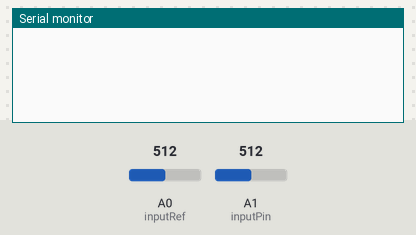
Simulated run of this sketch. Board: Arduino Uno, built with avr-gcc and run on an emulated ATmega328P. Parts: the last lines printed to the serial monitor. Inputs (shaded band) come from the test bench; at power-on: A0 (inputRef) = 512, A1 (inputPin) = 512.

Above: at 3.2 s.
3.3 s: A0 (inputRef) set to 538
At 3.39 s:
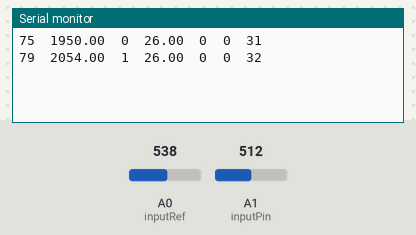
4.8 s: A1 (inputPin) set to 525
At 5.7 s:
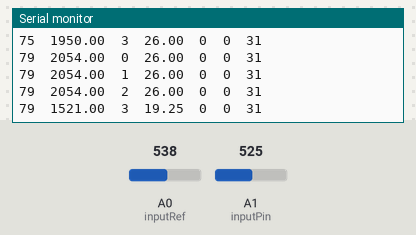
Timing chart, 0 to 7.8 s (numbered marks = the images above; inputs shaded):
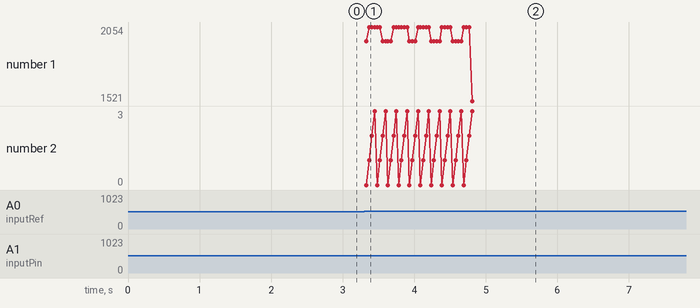

The sketch:

sketch_jan18a.ino
```cpp
int inputRef = A0;
int inputPin = A1;
int V0 = 0;
int V1 = 0;
int Vdiff = 0.0;
boolean check = false;
int sum = 0;
int bitPos = 0;
int bitValue = 0;
int blinkDelay =40;
float vOCmin = 30.0;
int Vthresh = 25;
int time=0;
int denom=0;
float Vdiff_sum=0.0;

void setup()
{
  pinMode(inputPin, INPUT);
  pinMode(inputRef,INPUT);
  Serial.begin(9600);

  V0 = analogRead(A0);
  V1 = analogRead(A1);
  delay(2000);
}

void loop()
{

  if (!check)
  {
    V0 = analogRead(A0);
    V1 = analogRead(A1);

    Vdiff = abs(V1 - V0);
    if (Vdiff > Vthresh)
    {
      check = true;
      time=millis();
    }

}

  if (check)
  {
    if( ( (millis()-time) > (blinkDelay * (bitPos + 1) ) - 3*blinkDelay/4) && ((millis()-time) < (blinkDelay * (bitPos + 1) ) - 1*blinkDelay/4) )
    {
      V0 = analogRead(A0);
      V1 = analogRead(A1);
      Vdiff = abs(V1 - V0) ;
      denom++;
      Vdiff_sum = Vdiff_sum + Vdiff;
    }

    if( ( (millis()-time) >= (blinkDelay * (bitPos + 1) )-1*blinkDelay/4 ) && ( (millis()-time) <= (blinkDelay * (bitPos + 1) ) ) )
    {


      if( (Vdiff_sum/denom) > vOCmin)
      {
        bitValue = 1;
      }
      else
      {
        bitValue = 0;
      }

      Serial.print(denom);
      Serial.print("\t");
      Serial.print(Vdiff_sum);
      Serial.print("\t");
      Serial.print(bitPos);
      Serial.print("\t");
      Serial.print(Vdiff_sum/denom);
      Serial.print("\t");

      denom=0;
      Vdiff_sum=0.0;

      if(bitPos%4==0)
        sum += bitValue*1;
      if(bitPos%4==1)
        sum += bitValue*2;
      if(bitPos%4==2)
        sum += bitValue*4;
      if(bitPos%4==3)
        sum += bitValue*8;

      Serial.print(bitValue);
      Serial.print("\t");
      Serial.print(sum);
      Serial.print("\t");
      Serial.print((millis()-time)%blinkDelay);;
      Serial.print("\n");

      bitPos++;

      if (bitPos%4 ==0)
      {
        if (sum == 0)
        {
          check = false;
          bitPos=0;
        }
        else
        {

          Serial.print("\t");
          Serial.print("\t");
          Serial.print("\t");
          Serial.print("\t");
          Serial.print("\t");
          Serial.print("\t");
          Serial.print("\t");

          if(sum!=15)
          Serial.print((sum - 2));
          Serial.print("\n");
          sum = 0;
        }
      }
    }
  }
}
```

Measured:
- the behaviour switches between 537 and 538 on A0 (inputRef) (found by bisection; images 0 and 1)
- after the input at 3.3 s, the serial monitor: prints a new line at once (image 1)
- after the input at 4.8 s, the serial monitor: prints a new line at once (image 2)
- plotted number 1: 2054 → 1521 after the input at 4.8 s
